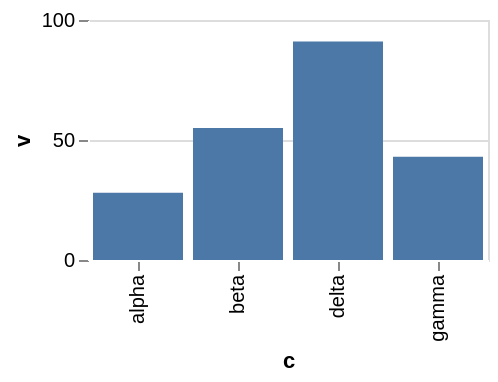

Specify this chart in Vega-Lite:
### Vega-Lite specification from a JSON file in a GitHub repository (floating-point values rounded to 4 significant figures)
{"$schema": "https://vega.github.io/schema/vega-lite/v6.json", "width": 200, "height": 120, "data": {"values": [{"c": "alpha", "v": 28, "w": 3, "t": "2024-01-07"}, {"c": "beta", "v": 55, "w": 7, "t": "2024-03-19"}, {"c": "gamma", "v": 43, "w": 5, "t": "2024-06-02"}, {"c": "delta", "v": 91, "w": 9, "t": "2024-09-11"}]}, "mark": "bar", "encoding": {"x": {"field": "c", "type": "nominal"}, "y": {"field": "v", "type": "quantitative"}}, "config": {"axis": {"domainColor": "white"}}}
